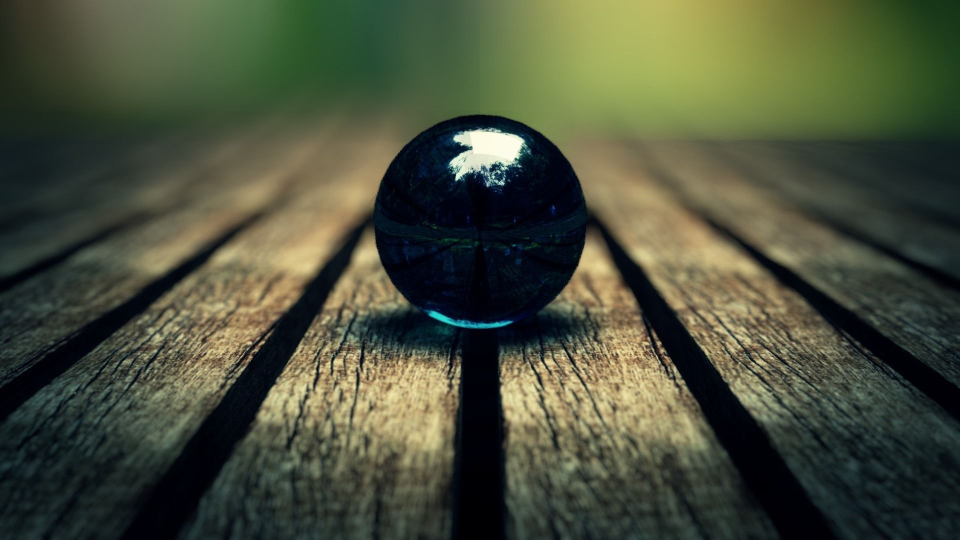
#> input picture OPENCV BEGGINNER LEVEL/code/imageSources/black_ball.jpg, 1920 x 1080 px (shown at 1/2 size); its folder holds 5 pictures in this run
$ python image_processing_3.py
#> lines starting #> are read from the running program, lines starting #| are printed output that depends on the picture
### OPENCV BEGGINNER LEVEL/code/import_images.py
import os
import cv2
images =[]

def addimage(imagename):
    images.append(imagename)

for i in os.listdir('imageSources'):
    images.append(i)

s=dict()


for i in images:
    a = (i.split('.'))[0]
    s[a] = str('imageSources\\'+i)

def show():
    print('the images in directory are', [i for i, j in s.items()])
    return True

# [5 lines left out: function extract, not called in this run]

def allImages():
    return [ str('imageSources\\'+i) for i in images]

def dict_images():#dict of images
    for i,j in s.items():
        s[i] = cv2.imread(j)
    return s

#print(dict_images())

### OPENCV BEGGINNER LEVEL/code/gui_features.py
import cv2
import mul_images
import numpy as np
import import_images as ii


# [19 lines left out: function shapes, not called in this run]

'''
cv2.namedWindow('blackwindow',cv2.WINDOW_NORMAL)# there are totally 6 flages normal,auto_size,gui_normal,gui_expanded,fullscreen,keepratio,freeratio,opengl
    cv2.resizeWindow('blackwindow',512,512)#to resize the window
'''

def empty(x):
    pass

# [21 lines left out: function trackbar, not called in this run]

img  = cv2.imread('imageSources/black_ball.jpg')
#> img is the input picture: shape (1080, 1920, 3); mean B, G, R 59.4, 79.6, 74.1
image  = cv2.resize(img,(512,512))
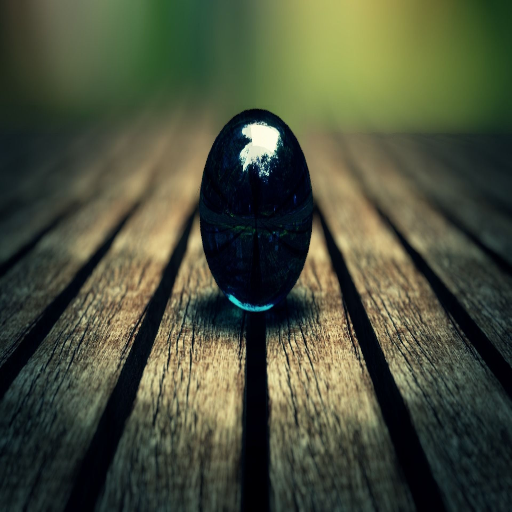
#> image: shape (512, 512, 3); mean B, G, R 59.3, 79.5, 74

# [70 lines left out: functions click_mouse, paint_brush, finding_bgr_single_image, finding_bgr, not called in this run]

### OPENCV BEGGINNER LEVEL/code/image_processing_3.py
import cv2
import numpy as np
import import_images
from matplotlib import pyplot as plt
import stacked_images
import gui_features


images_dict = import_images.dict_images()
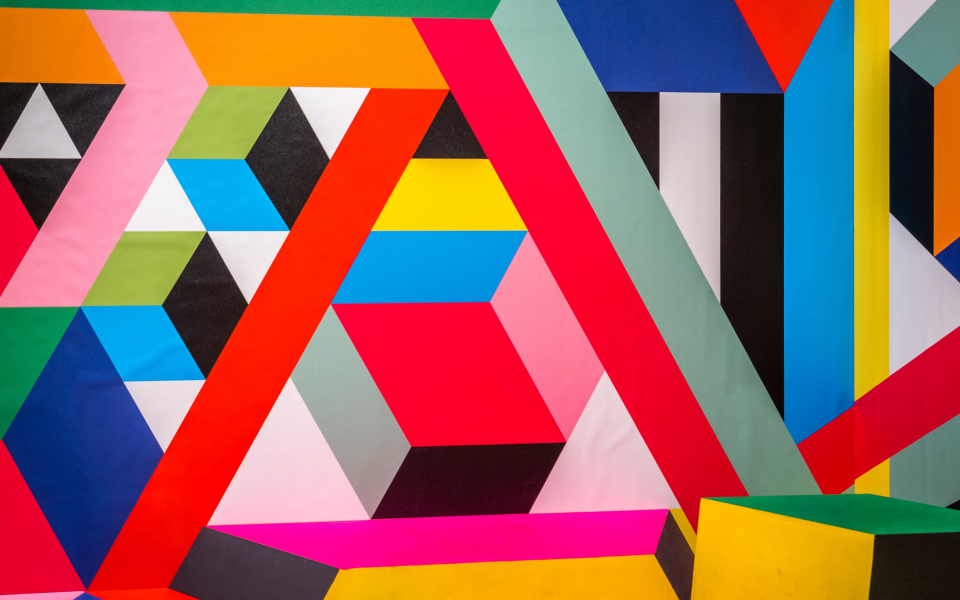
#> input picture OPENCV BEGGINNER LEVEL/code/imageSources/all_colors1.jpg, 3840 x 2400 px, found by its file name (shown at 1/4 size)
#> images_dict = 5 items


#histogram ; it is frequency of pixels in gray_scale_image i.e ranging from 0 to 255.

# [12 lines left out: function histogram, not called in this run]


#histogram()

#image gradients

#canny edge detection
def nothing(x):
    pass

# [35 lines left out: functions canny, find_draw_contors, not called in this run]
#find_draw_contors()
